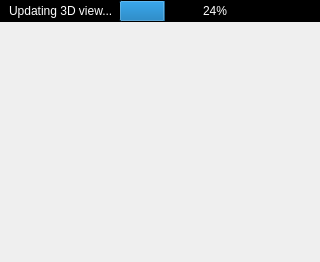
            <widget class="QWidget" name="viewer3D_Page">
             <layout class="QHBoxLayout" name="horizontalLayout_3">
              <property name="spacing">
               <number>0</number>
              </property>
              <property name="leftMargin">
               <number>0</number>
              </property>
              <property name="topMargin">
               <number>0</number>
              </property>
              <property name="rightMargin">
               <number>0</number>
              </property>
              <property name="bottomMargin">
               <number>0</number>
              </property>
              <item>
               <widget class="QFrame" name="frame_3dwidget">
                <property name="frameShape">
                 <enum>QFrame::NoFrame</enum>
                </property>
                <property name="frameShadow">
                 <enum>QFrame::Plain</enum>
                </property>
                <property name="lineWidth">
                 <number>0</number>
                </property>
                <layout class="QVBoxLayout" name="verticalLayout_5">
                 <property name="spacing">
                  <number>0</number>
                 </property>
                 <property name="leftMargin">
                  <number>0</number>
                 </property>
                 <property name="topMargin">
                  <number>0</number>
                 </property>
                 <property name="rightMargin">
                  <number>0</number>
                 </property>
                 <property name="bottomMargin">
                  <number>0</number>
                 </property>
                 <item>
                  <widget class="QWidget" name="widget_progress3d" native="true">
                   <property name="enabled">
                    <bool>true</bool>
                   </property>
                   <property name="sizePolicy">
                    <sizepolicy hsizetype="Preferred" vsizetype="Maximum">
                     <horstretch>0</horstretch>
                     <verstretch>0</verstretch>
                    </sizepolicy>
                   </property>
                   <property name="styleSheet">
                    <string notr="true">color: rgb(255, 255, 255);
alternate-background-color: rgb(0, 0, 0);
background-color: rgb(0, 0, 0);</string>
                   </property>
                   <layout class="QHBoxLayout" name="horizontalLayout_5">
                    <property name="topMargin">
                     <number>0</number>
                    </property>
                    <property name="bottomMargin">
                     <number>0</number>
                    </property>
                    <item>
                     <widget class="QLabel" name="progressLabel3d">
                      <property name="text">
                       <string>Updating 3D view...</string>
                      </property>
                     </widget>
                    </item>
                    <item>
                     <widget class="QProgressBar" name="progressBar3d">
                      <property name="value">
                       <number>24</number>
                      </property>
                     </widget>
                    </item>
                   </layout>
                  </widget>
                 </item>
                 <item>
                  <widget class="Na3DWidget" name="visiocyter_glwidget" native="true">
                   <property name="minimumSize">
                    <size>
                     <width>320</width>
                     <height>240</height>
                    </size>
                   </property>
                   <property name="toolTip">
                    <string/>
                   </property>
                  </widget>
                 </item>
                </layout>
               </widget>
              </item>
             </layout>
            </widget>
